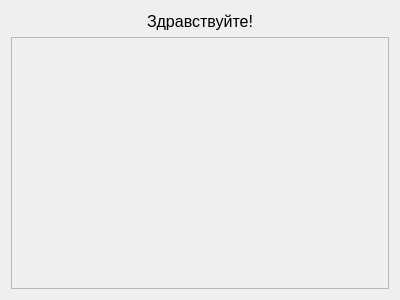
<?xml version="1.0" encoding="UTF-8"?>
<ui version="4.0">
 <class>SectionsForm</class>
 <widget class="QWidget" name="SectionsForm">
  <property name="geometry">
   <rect>
    <x>0</x>
    <y>0</y>
    <width>400</width>
    <height>300</height>
   </rect>
  </property>
  <property name="windowTitle">
   <string>Form</string>
  </property>
  <layout class="QVBoxLayout" name="verticalLayout">
   <item>
    <layout class="QHBoxLayout" name="horizontalLayout">
     <item>
      <spacer name="horizontalSpacer">
       <property name="orientation">
        <enum>Qt::Horizontal</enum>
       </property>
       <property name="sizeHint" stdset="0">
        <size>
         <width>40</width>
         <height>20</height>
        </size>
       </property>
      </spacer>
     </item>
     <item>
      <widget class="QLabel" name="greetingsLabel">
       <property name="font">
        <font>
         <pointsize>12</pointsize>
        </font>
       </property>
       <property name="text">
        <string>Здравствуйте!</string>
       </property>
      </widget>
     </item>
     <item>
      <spacer name="horizontalSpacer_2">
       <property name="orientation">
        <enum>Qt::Horizontal</enum>
       </property>
       <property name="sizeHint" stdset="0">
        <size>
         <width>40</width>
         <height>20</height>
        </size>
       </property>
      </spacer>
     </item>
    </layout>
   </item>
   <item>
    <widget class="QScrollArea" name="scrollArea">
     <property name="widgetResizable">
      <bool>true</bool>
     </property>
     <property name="alignment">
      <set>Qt::AlignLeading|Qt::AlignLeft|Qt::AlignTop</set>
     </property>
     <widget class="QWidget" name="sectionsList">
      <property name="geometry">
       <rect>
        <x>0</x>
        <y>0</y>
        <width>380</width>
        <height>252</height>
       </rect>
      </property>
      <layout class="QVBoxLayout" name="verticalLayout_2">
       <property name="spacing">
        <number>20</number>
       </property>
       <property name="sizeConstraint">
        <enum>QLayout::SetMaximumSize</enum>
       </property>
      </layout>
     </widget>
    </widget>
   </item>
  </layout>
 </widget>
 <resources/>
 <connections/>
</ui>
